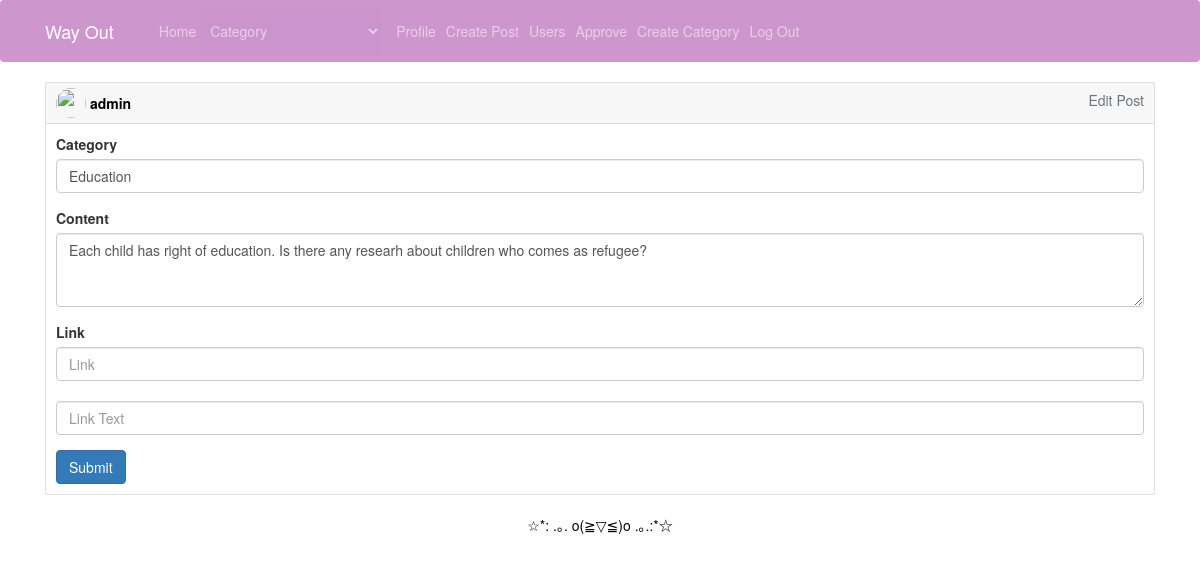
The page /edit_post/3 (signed in) on the database its author committed.
### app.py (models this page shows, shortened)
class User(UserMixin, db.Model):
    __tablename__= 'user'
    id = db.Column(db.Integer, primary_key=True)
    username = db.Column(db.String(100), unique=True)
    name = db.Column(db.String(50))
    surname = db.Column(db.String(50))
    password = db.Column(db.String(128))
    posts=db.relationship('Post', backref='owner')
    votes=db.relationship('Vote', backref='owner_vote')
    comments=db.relationship('Comment', backref='owner')
    is_admin = db.Column(db.Boolean,default = False)

class Post(db.Model):
    __tablename__= 'post'
    id = db.Column(db.Integer, primary_key=True)
    owner_id = db.Column(db.Integer , db.ForeignKey('user.id'))
    content = db.Column(db.Text)
    category = db.Column(db.Integer , db.ForeignKey('category.id'))
    link = db.Column(db.Text)
    link_text = db.Column(db.String(25))
    comments = db.relationship('Comment', backref='post')
    status = db.Column(db.Integer , default = 0)# 0 onaylanmadı | 1 onaylandı | 2 işleme alındı | 3 çözüldü
    votes=db.relationship('Vote', backref='owner_post')
    created_date = db.Column(db.DateTime,default=datetime.datetime.now)

class Category(db.Model):
    __tablename__= 'category'
    id = db.Column(db.Integer, primary_key=True)
    name = db.Column(db.String(100), unique=True)

### app.py (the view, shortened to what this page needs)
@app.route("/edit_post/<int:id>", methods=["POST","GET"])
@login_required
def edit_post(id):
    post=Post.query.filter_by(id=id).first()
    if not post:
        flash("Post couldn't be found!")
        return redirect(url_for('index'))
    if current_user.id!=post.owner.id and not current_user.is_admin:
        flash("Post couldn't be found!")
        return redirect(url_for('index'))
    return render_template("edit_post.html",post=Post.query.filter_by(id=id).first(),categorys=Category.query.all())

### app.py (called while the page is built)
@login_manager.user_loader
def load_user(user_id):
    return User.query.get(int(user_id))

### templates/edit_post.html (shortened to what this page needs)
{% extends "layout.html" %}
{% block body %}
<form method="POST" action="{{url_for('edit_post',id=post.id)}}">
<div class="card text-left">
    <a href="#" style="text-decoration: none;color:black;">
        <div class="card-header">
            <div class="row">
                <div class="col-sm-6 text-left">
                    <img class="rounded-circle" width="30" height="30"  src="https://chooksandchips.com/wp-content/uploads/2017/05/default2-1-1.jpg" data-holder-rendered="true">
                    <b><span class="align-middle">{{current_user.username}}</span></b>
                </div>
                <div class="col-sm-6 text-right text-muted">
                    <span class="align-middle">Edit Post</span>
                </div>
            </div>
        </div>
    </a>
    <div class="card-body">
      <div class="form-group">
        <label>Category</label>
        <select class="form-control" name="category">
        {% for i in categorys %}
          <option value="{{i.id}}" {% if i.id==post.category%}selected{%endif%}>{{i.name}}</option>
        {% endfor %}
        </select>
      </div>
      <div class="form-group">
        <label for="">Content</label>
        <textarea class="form-control" name="content" rows="3">{{post.content}}</textarea>
      </div>
      <div class="form-group">
        <label for="exampleInputPassword1">Link</label>
        <input type="text" class="form-control" name="link" id="" value="{{post.link}}" placeholder="Link"><br>
        <input type="text" class="form-control" name="link_name" id="" value="{{post.link_text}}" placeholder="Link Text">
      </div>
      <button type="submit" class="btn btn-primary">Submit</button>
    </div>
  </div>
</form>
{% endblock body %}

### templates/edit_post.html (style rules this page uses)
.card { margin-bottom: 20px; }

### rows shown on the page
User: username "admin"
Post: category "Education", content "Each child has right of education. Is there any researh about children who comes as refugee?"
